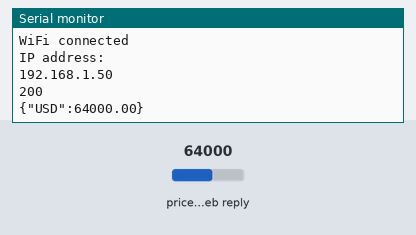
Recording of a sketch running on a simulated ESP32. Parts: the last lines printed to the serial monitor. Inputs (shaded band) come from the test bench; at power-on: price in the web reply 64000. WiFi joins after 1.5 s; servers stay silent unless stated; web services answer with replies made up by the test bench.

Above: at 2.7 s.
2.8 s: price in the web reply set to 21580
At 6.3 s:
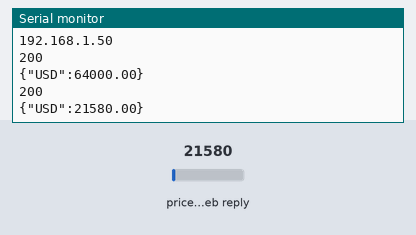
6.9 s: price in the web reply set to 39750
At 8.8 s:
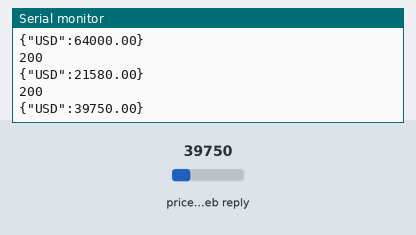
Timing chart, 0 to 10.3 s (numbered marks = the images above; inputs shaded):
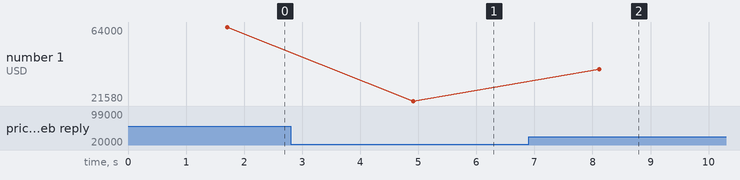

Measured:
- after the input at 2.8 s, the serial monitor: prints a new line after 2.1 s (image 1)
- after the input at 6.9 s, the serial monitor: prints a new line after 1.2 s (image 2)
- plotted number 1: 64000 → 21580 after the input at 2.8 s, 21580 → 39750 after the input at 6.9 s

The sketch:

Getbitcoin.ino
```cpp
#include <WiFi.h>
#include <HTTPClient.h>
const char* ssid = "HUTECH";
const char* password = "hutech@123";
const char* host = "https://min-api.cryptocompare.com/data/price?fsym=BTC&tsyms=USD";

void getBitCoin()
{
  HTTPClient http;
  http.begin(host);
  int httpCode = http.GET();
  Serial.println(httpCode);
  if (httpCode == 200)
  {
    String payload = http.getString();
    Serial.println(payload);
  }
  http.end();
}

void setup() {
  Serial.begin(115200);
  delay(10);
  Serial.print("Connecting to ");
  Serial.println(ssid);
  WiFi.begin(ssid, password);


  while (WiFi.status() != WL_CONNECTED) {
    delay(500);
    Serial.print(".");
  }
  Serial.println("");
  Serial.println("WiFi connected");
  Serial.println("IP address: ");
  Serial.println(WiFi.localIP());
}
void loop() {
  getBitCoin();
  delay(3000);
}
```
